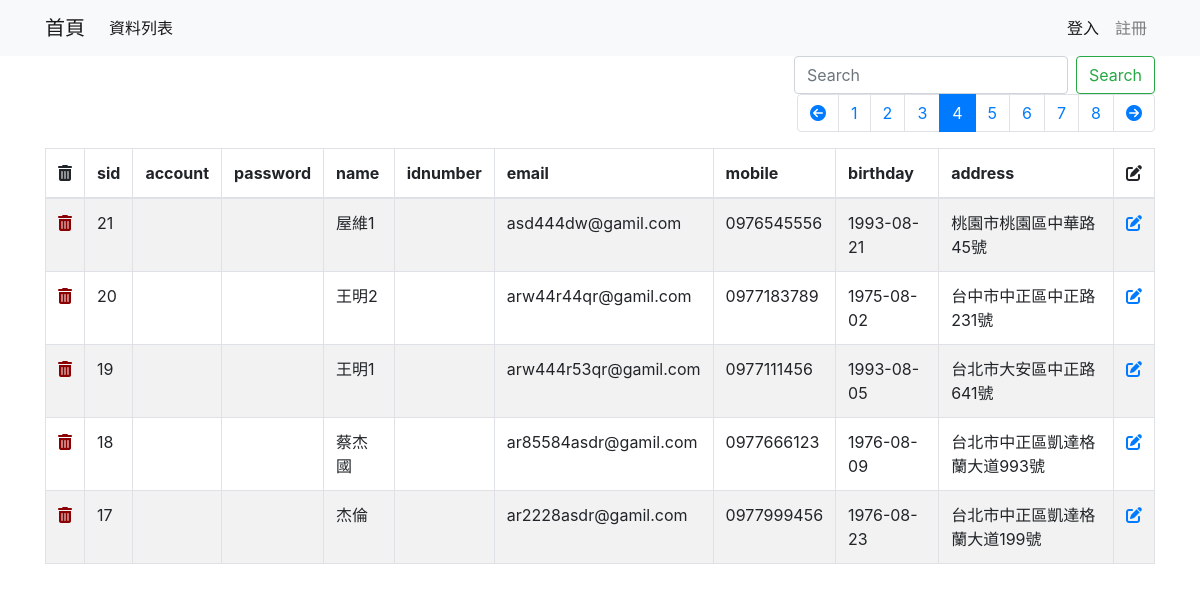
The app's page /data-list.php?page=4 with its own data.
### tables this page shows
CREATE TABLE `address_book` (
  `sid` int(11) NOT NULL,
  `account` varchar(255) NOT NULL,
  `password` varchar(255) NOT NULL,
  `name` varchar(255) NOT NULL,
  `idnumber` varchar(10) NOT NULL,
  `email` varchar(255) NOT NULL,
  `mobile` varchar(255) NOT NULL,
  `birthday` date DEFAULT NULL,
  `address` varchar(255) NOT NULL,
  `created_at` varchar(255) DEFAULT NULL
);

### data-list.php (the view, shortened to what this page needs)
<?php
    include __DIR__. '/partials/init.php';
    $perPage = 5;
$qs = [];
$keyword = isset($_GET['keyword']) ? $_GET['keyword'] : '';
    $page = isset($_GET['page']) ? intval($_GET['page']) : 1;
    $where = ' WHERE 1 ';
    $totalRows = $pdo->query("SELECT count(1) FROM address_book")
        ->fetch(PDO::FETCH_NUM)[0];
    $totalPages = ceil($totalRows/$perPage);
    $rows = [];
    if($totalRows!=0) {
        $sql = sprintf("SELECT * FROM address_book %s ORDER BY sid DESC LIMIT %s, %s",
         $where,
           ($page - 1) * $perPage,
           $perPage);
    $rows = $pdo->query($sql)->fetchAll();
};
?>
<?php include __DIR__. '/partials/html-head.php'; ?>
<?php include __DIR__. '/partials/navbar.php'; ?>
<div class="container">
 <div class="row" >
        <div class="col">
            <form action="data-list.php" class="form-inline my-2 my-lg-0 d-flex justify-content-end">
                <input class="form-control mr-sm-2" type="search" name="keyword" placeholder="Search"
                       value="<?= htmlentities($keyword) ?>"
                       aria-label="Search">
                <button class="btn btn-outline-success my-2 my-sm-0" type="submit">Search</button>
            </form>
        </div>
    </div>
   <div class="row">
        <div class="col">
            <nav aria-label="Page navigation example">
                <ul class="pagination d-flex justify-content-end">
                     <li class="page-item <?= $page<=1 ? 'disabled' : '' ?>">
                       <a class="page-link" href="?<?php
                        $qs['page']=$page-1;
                        echo http_build_query($qs);
                        ?>">
                            <i class="fas fa-arrow-circle-left"></i>
                        </a>
                    </li>
                    <?php for($i=$page-5; $i<=$page+5; $i++):
                        if($i>=1 and $i<=$totalPages):
                            $qs['page'] = $i;
                        ?>
                    <li class="page-item <?= $i==$page ? 'active' : '' ?>">
                        <a class="page-link" href="?<?= http_build_query($qs) ?>"><?= $i ?></a>
                    </li>
                    <?php endif;
                        endfor; ?>
                    <li class="page-item <?= $page>=$totalPages ? 'disabled' : '' ?>">
                     <a class="page-link" href="?<?php
                        $qs['page']=$page+1;
                        echo http_build_query($qs);
                        ?>">
                            <i class="fas fa-arrow-circle-right"></i>
                        </a>
                    </li>
                </ul>
            </nav>
        </div>
    </div>
    <div class="row">
        <div class="col">
            <table class="table table-striped table-bordered">
                <thead>
                <tr>
                    <th scope="col"><i class="fas fa-trash-alt"></i></th>
                    <th scope="col">sid</th>
                    <th scope="col">account</th>
                    <th scope="col">password</th>
                    <th scope="col">name</th>
                    <th scope="col">idnumber</th>
                    <th scope="col">email</th>
                    <th scope="col">mobile</th>
                    <th scope="col">birthday</th>
                    <th scope="col">address</th>
                    <th scope="col"><i class="fas fa-edit"></i></th>
                </tr>
                </thead>
                <tbody>
                <?php foreach($rows as $r): ?>
                <tr data-sid="<?= $r['sid'] ?>">
                 <td>
                      <a href="data-delete.php?sid=<?= $r['sid'] ?>"
                            onclick="return confirm('確定要刪除編號為 <?= $r['sid'] ?> 的資料嗎？')"
                        >
                            <i class="fas fa-trash-alt"></i>
                        </a>
                    </td>
                    <td><?= $r['sid'] ?></td>
                    <td><?= $r['account'] ?></td>
                    <td><?= $r['password'] ?></td>
                    <td><?= $r['name'] ?></td>
                    <td><?= $r['idnumber'] ?></td>
                    <td><?= $r['email'] ?></td>
                    <td><?= $r['mobile'] ?></td>
                    <td><?= $r['birthday'] ?></td>
                    <td><?= htmlentities($r['address']) ?></td>
                    <td>
                        <a href="data-edit.php?sid=<?= $r['sid'] ?>">
                            <i class="fas fa-edit"></i>
                        </a>
                    </td>
                </tr>
                <?php endforeach; ?>
                </tbody>
            </table>
        </div>
    </div>
</div>
<?php include __DIR__. '/partials/html-foot.php'; ?>

### data-list.php (style rules this page uses)
table tbody i.fas.fa-trash-alt { color: darkred; }

### records on screen
address_book: sid "21", name "屋維1", email "asd444dw@gamil.com", mobile "0976545556", birthday "1993-08-21", address "桃園市桃園區中華路45號"
address_book: sid "20", name "王明2", email "arw44r44qr@gamil.com", mobile "0977183789", birthday "1975-08-02", address "台中市中正區中正路231號"
address_book: sid "19", name "王明1", email "arw444r53qr@gamil.com", mobile "0977111456", birthday "1993-08-05", address "台北市大安區中正路641號"
address_book: sid "18", name "蔡杰國", email "ar85584asdr@gamil.com", mobile "0977666123", birthday "1976-08-09", address "台北市中正區凱達格蘭大道993號"
address_book: sid "17", name "杰倫", email "ar2228asdr@gamil.com", mobile "0977999456", birthday "1976-08-23", address "台北市中正區凱達格蘭大道199號"
